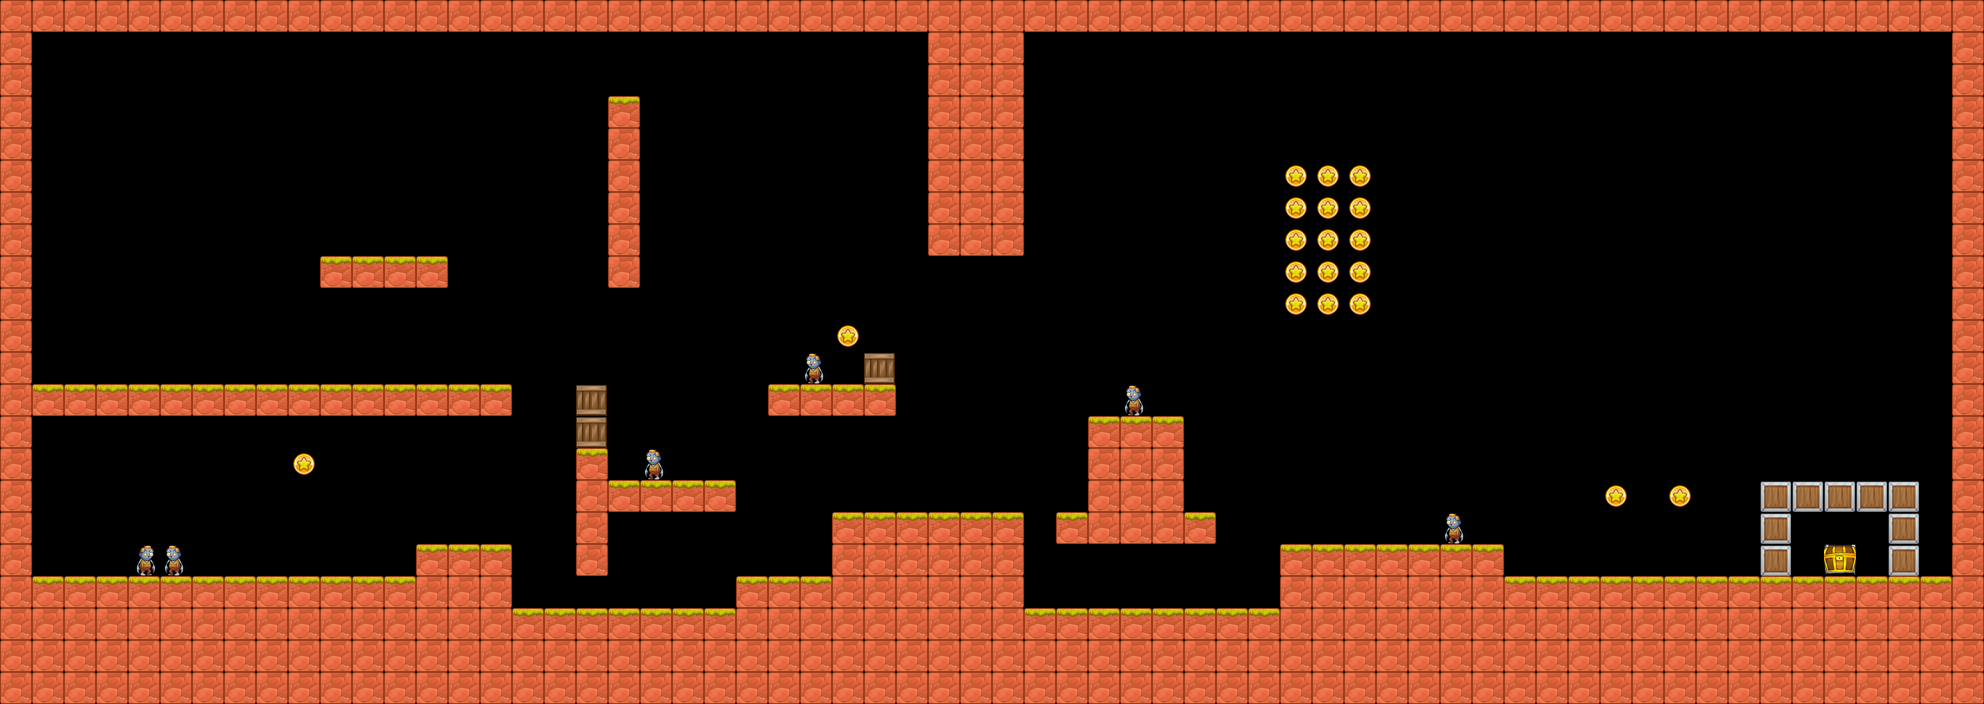

A level layout from a 2D game, rendered from its tile map. Below: a short description, then the map file with its tile-grid data intact:
An orthogonal 62x22 tile map with 32x32 px tiles, 1 tile layer (Tile Layer 1).

<map version="1.0" orientation="orthogonal" renderorder="right-down" width="62" height="22" tilewidth="32" tileheight="32" nextobjectid="1">
 <tileset firstgid="1" name="tilemap" tilewidth="32" tileheight="32" tilecount="13" columns="1">
  <image source="../Graphics/tilemap.png" width="32" height="416" />
 </tileset>
 <layer name="Tile Layer 1" width="62" height="22">
  <data encoding="csv">
3,3,3,3,3,3,3,3,3,3,3,3,3,3,3,3,3,3,3,3,3,3,3,3,3,3,3,3,3,3,3,3,3,3,3,3,3,3,3,3,3,3,3,3,3,3,3,3,3,3,3,3,3,3,3,3,3,3,3,3,3,3,
3,0,0,0,0,0,0,0,0,0,0,0,0,0,0,0,0,0,0,0,0,0,0,0,0,0,0,0,0,3,3,3,0,0,0,0,0,0,0,0,0,0,0,0,0,0,0,0,0,0,0,0,0,0,0,0,0,0,0,0,0,3,
3,0,0,0,0,0,0,0,0,0,0,0,0,0,0,0,0,0,0,0,0,0,0,0,0,0,0,0,0,3,3,3,0,0,0,0,0,0,0,0,0,0,0,0,0,0,0,0,0,0,0,0,0,0,0,0,0,0,0,0,0,3,
3,0,0,0,0,0,0,0,0,0,0,0,0,0,0,0,0,0,0,2,0,0,0,0,0,0,0,0,0,3,3,3,0,0,0,0,0,0,0,0,0,0,0,0,0,0,0,0,0,0,0,0,0,0,0,0,0,0,0,0,0,3,
3,0,0,0,0,0,0,0,0,0,0,0,0,0,0,0,0,0,0,3,0,0,0,0,0,0,0,0,0,3,3,3,0,0,0,0,0,0,0,0,0,0,0,0,0,0,0,0,0,0,0,0,0,0,0,0,0,0,0,0,0,3,
3,0,0,0,0,0,0,0,0,0,0,0,0,0,0,0,0,0,0,3,0,0,0,0,0,0,0,0,0,3,3,3,0,0,0,0,0,0,0,0,9,9,9,0,0,0,0,0,0,0,0,0,0,0,0,0,0,0,0,0,0,3,
3,0,0,0,0,0,0,0,0,0,0,0,0,0,0,0,0,0,0,3,0,0,0,0,0,0,0,0,0,3,3,3,0,0,0,0,0,0,0,0,9,9,9,0,0,0,0,0,0,0,0,0,0,0,0,0,0,0,0,0,0,3,
3,0,0,0,0,0,0,0,0,0,0,0,0,0,0,0,0,0,0,3,0,0,0,0,0,0,0,0,0,3,3,3,0,0,0,0,0,0,0,0,9,9,9,0,0,0,0,0,0,0,0,0,0,0,0,0,0,0,0,0,0,3,
3,0,0,0,0,0,0,0,0,0,2,2,2,2,0,0,0,0,0,3,0,0,0,0,0,0,0,0,0,0,0,0,0,0,0,0,0,0,0,0,9,9,9,0,0,0,0,0,0,0,0,0,0,0,0,0,0,0,0,0,0,3,
3,0,0,0,0,0,0,0,0,0,0,0,0,0,0,0,0,0,0,0,0,0,0,0,0,0,0,0,0,0,0,0,0,0,0,0,0,0,0,0,9,9,9,0,0,0,0,0,0,0,0,0,0,0,0,0,0,0,0,0,0,3,
3,0,0,0,0,0,0,0,0,0,0,0,0,0,0,0,0,0,0,0,0,0,0,0,0,0,9,0,0,0,0,0,0,0,0,0,0,0,0,0,0,0,0,0,0,0,0,0,0,0,0,0,0,0,0,0,0,0,0,0,0,3,
3,0,0,0,0,0,0,0,0,0,0,0,0,0,0,0,0,0,0,0,0,0,0,0,0,11,0,10,0,0,0,0,0,0,0,0,0,0,0,0,0,0,0,0,0,0,0,0,0,0,0,0,0,0,0,0,0,0,0,0,0,3,
3,2,2,2,2,2,2,2,2,2,2,2,2,2,2,2,0,0,10,0,0,0,0,0,2,2,2,2,0,0,0,0,0,0,0,11,0,0,0,0,0,0,0,0,0,0,0,0,0,0,0,0,0,0,0,0,0,0,0,0,0,3,
3,0,0,0,0,0,0,0,0,0,0,0,0,0,0,0,0,0,10,0,0,0,0,0,0,0,0,0,0,0,0,0,0,0,2,2,2,0,0,0,0,0,0,0,0,0,0,0,0,0,0,0,0,0,0,0,0,0,0,0,0,3,
3,0,0,0,0,0,0,0,0,9,0,0,0,0,0,0,0,0,2,0,11,0,0,0,0,0,0,0,0,0,0,0,0,0,3,3,3,0,0,0,0,0,0,0,0,0,0,0,0,0,0,0,0,0,0,0,0,0,0,0,0,3,
3,0,0,0,0,0,0,0,0,0,0,0,0,0,0,0,0,0,3,2,2,2,2,0,0,0,0,0,0,0,0,0,0,0,3,3,3,0,0,0,0,0,0,0,0,0,0,0,0,0,9,0,9,0,0,7,7,7,7,7,0,3,
3,0,0,0,0,0,0,0,0,0,0,0,0,0,0,0,0,0,3,0,0,0,0,0,0,0,2,2,2,2,2,2,0,2,3,3,3,2,0,0,0,0,0,0,0,11,0,0,0,0,0,0,0,0,0,7,0,0,0,7,0,3,
3,0,0,0,2147483659,11,0,0,0,0,0,0,0,2,2,2,0,0,3,0,0,0,0,0,0,0,3,3,3,3,3,3,0,0,0,0,0,0,0,0,2,2,2,2,2,2,2,0,0,0,0,0,0,0,0,7,0,8,0,7,0,3,
3,2,2,2,2,2,2,2,2,2,2,2,2,3,3,3,0,0,0,0,0,0,0,2,2,2,3,3,3,3,3,3,0,0,0,0,0,0,0,0,3,3,3,3,3,3,3,2,2,2,2,2,2,2,2,2,2,2,2,2,2,3,
3,3,3,3,3,3,3,3,3,3,3,3,3,3,3,3,2,2,2,2,2,2,2,3,3,3,3,3,3,3,3,3,2,2,2,2,2,2,2,2,3,3,3,3,3,3,3,3,3,3,3,3,3,3,3,3,3,3,3,3,3,3,
3,3,3,3,3,3,3,3,3,3,3,3,3,3,3,3,3,3,3,3,3,3,3,3,3,3,3,3,3,3,3,3,3,3,3,3,3,3,3,3,3,3,3,3,3,3,3,3,3,3,3,3,3,3,3,3,3,3,3,3,3,3,
3,3,3,3,3,3,3,3,3,3,3,3,3,3,3,3,3,3,3,3,3,3,3,3,3,3,3,3,3,3,3,3,3,3,3,3,3,3,3,3,3,3,3,3,3,3,3,3,3,3,3,3,3,3,3,3,3,3,3,3,3,3
</data>
 </layer>
</map>
